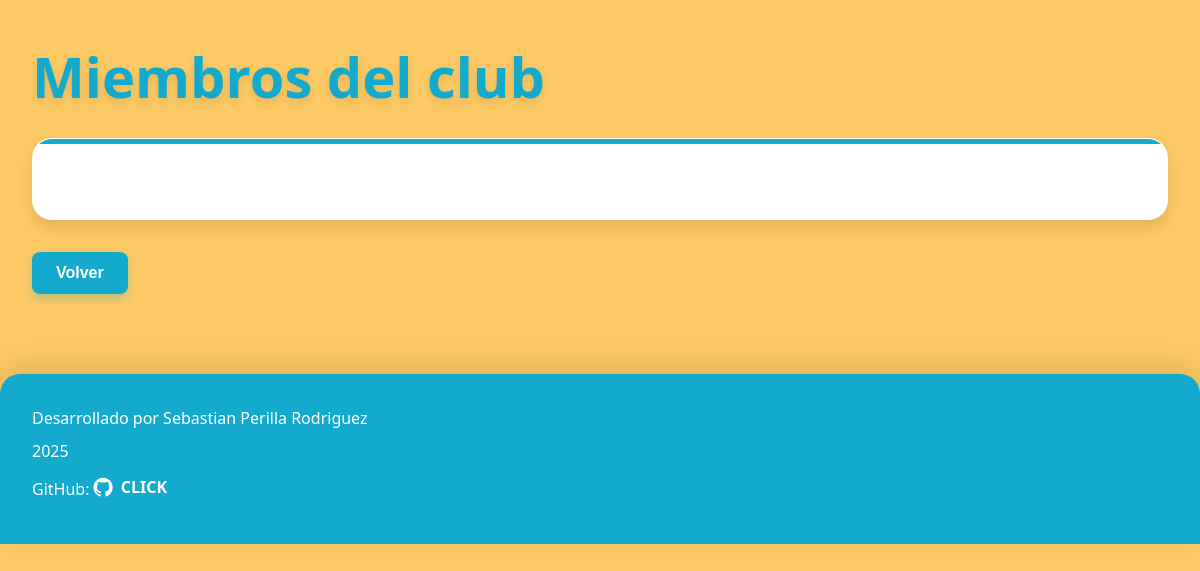
/members/, run on an earlier commit of the app's database.
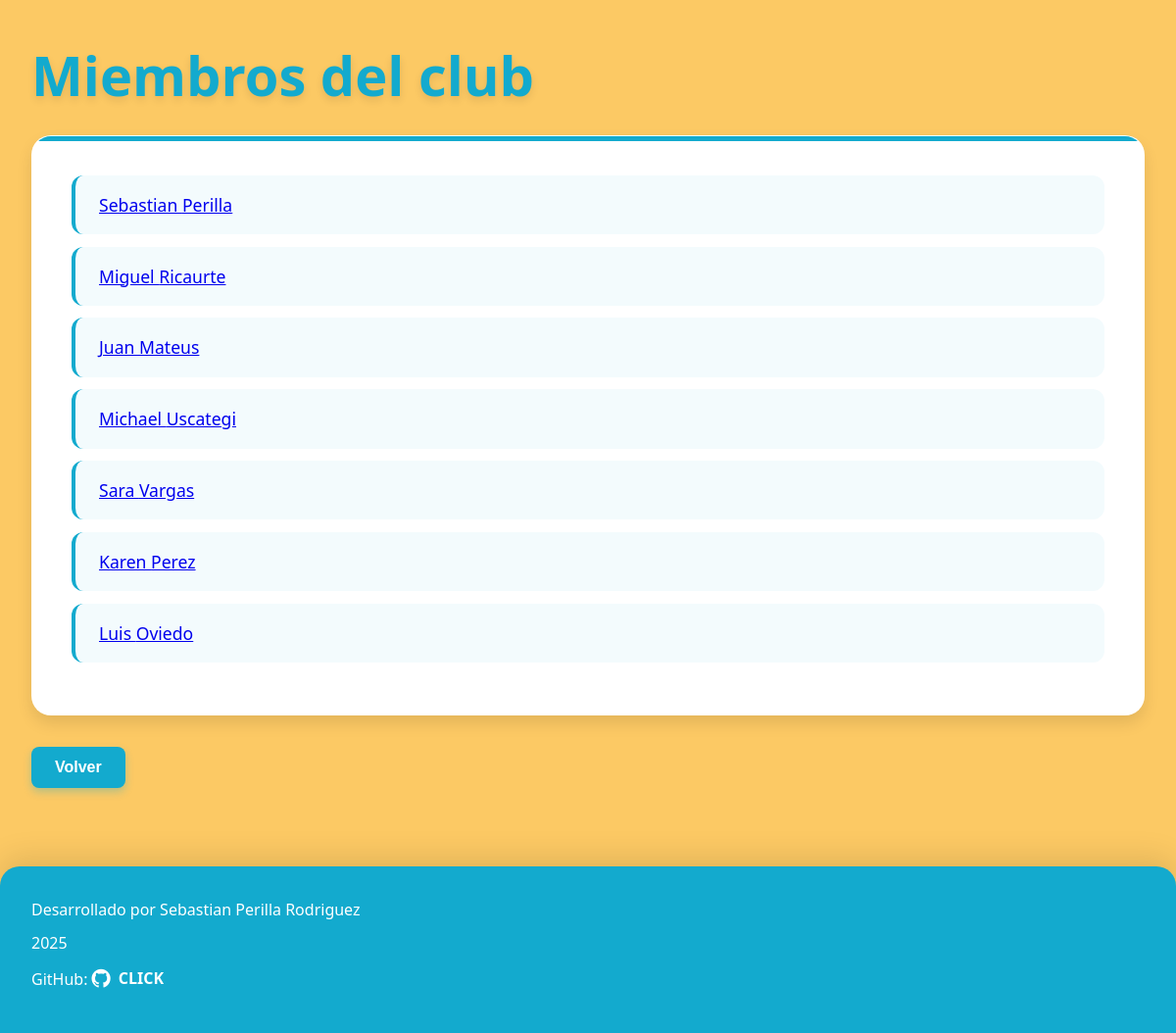
And on a later commit of the database.
### members/models.py (models this page shows)
class Member(models.Model):
    firstname = models.CharField(max_length=255)
    lastname = models.CharField(max_length=255)
    phone = models.IntegerField(null=True)
    joined_date = models.DateField(null=True)
    gender = models.CharField(max_length=255, null=True)
    email = models.CharField(max_length=255, null=True)
    birthday = models.DateField(null=True)

### members/views.py (the view)
# urls.py: path('members/', views.members, name='members'),
def members(request):
    mymembers = Member.objects.all().values()
    template = loader.get_template('all_members.html')
    context = {
    'mymembers': mymembers,
    }
    return HttpResponse(template.render(context, request))

### members/templates/all_members.html (shortened to what this page needs)
{%extends "master.html"%}
{% block content %}
    <h1>Miembros del club</h1>
    <section>
        <ul>
            {% for x in mymembers %}
                <a href="details/{{x.id}}"><li>{{ x.firstname }} {{ x.lastname }}</li></a>
            {% endfor %}
        </ul>
    </section>
    <a href='/'><button>Volver</button></a>
{% endblock %}

### members/templates/master.html (shortened to what this page needs)
<!DOCTYPE html>
<html>
    <head>
        <link rel="stylesheet" href="https://cdn.jsdelivr.net/npm/bootstrap-icons@1.11.0/font/bootstrap-icons.css">
    </head>
    <body>
        <main>
            {% block content %}
            {% endblock %}
        </main>
        <footer>
            <p>Desarrollado por Sebastian Perilla Rodriguez</p>
            <p>2025</p>
            <p>GitHub: <a href="https://github.com/sebastianPR890"><i class="bi bi-github"></i>CLICK</a></p>
        </footer>
    </body>
</html>

### members/templates/master.html (style rules this page uses)
* { margin: 0; padding: 0; box-sizing: border-box; }
body { font-family: 'Segoe UI', Tahoma, Geneva, Verdana, sans-serif; line-height: 1.6; color: #333; background: #Fcc964; min-height: 100vh; position: relative; }
main { max-width: 1200px; margin: 0 auto; padding: 2rem; position: relative; }
h1 { font-size: 3.5rem; font-weight: 700; color: #13AACE; text-shadow: 0 4px 8px rgba(0,0,0,0.1); margin-bottom: 1rem; }
section { background: white; margin-bottom: 2rem; border-radius: 20px; padding: 2.5rem; box-shadow: 0 8px 16px rgba(0,0,0,0.1); border: 1px solid rgba(255, 255, 255, 0.2); position: relative; overflow: hidden; }
section::before { content: ''; position: absolute; top: 0; left: 0; right: 0; height: 5px; background: #13AACE; }
p { font-size: 1.1rem; margin-bottom: 1.2rem; color: #444; text-align: justify; }
ul { list-style: none; padding: 0; }
li { background: rgba(19, 170, 206, 0.05); margin-bottom: 0.8rem; padding: 1rem 1.5rem; border-radius: 12px; border-left: 4px solid #13AACE; font-size: 1.1rem; position: relative; overflow: hidden; }
li::before { content: ''; position: absolute; left: -100%; top: 0; bottom: 0; width: 100%; background: rgba(255, 135, 17, 0.1); }
button { background: #13AACE; color: white; border: none; padding: 12px 24px; border-radius: 8px; font-size: 1rem; font-weight: 600; cursor: pointer; box-shadow: 0 4px 8px rgba(19, 170, 206, 0.3); }
footer { background: #13AACE; color: white; text-align: center; padding: 2rem; margin-top: 3rem; border-radius: 20px 20px 0 0; box-shadow: 0 -10px 30px rgba(0,0,0,0.1); }
footer p { margin-bottom: 0.5rem; font-size: 1rem; color: white; }
footer a { color: white; text-decoration: none; font-weight: 600; display: inline-flex; align-items: center; gap: 0.5rem; }
footer i { font-size: 1.2rem; }

What changed in the data, as far as the page shows it:
added Member: firstname "Sebastian", lastname "Perilla"
added Member: firstname "Miguel", lastname "Ricaurte"
added Member: firstname "Juan", lastname "Mateus"
added Member: firstname "Michael", lastname "Uscategi"
added Member: firstname "Sara", lastname "Vargas"
added Member: firstname "Karen", lastname "Perez"
added Member: firstname "Luis", lastname "Oviedo"
